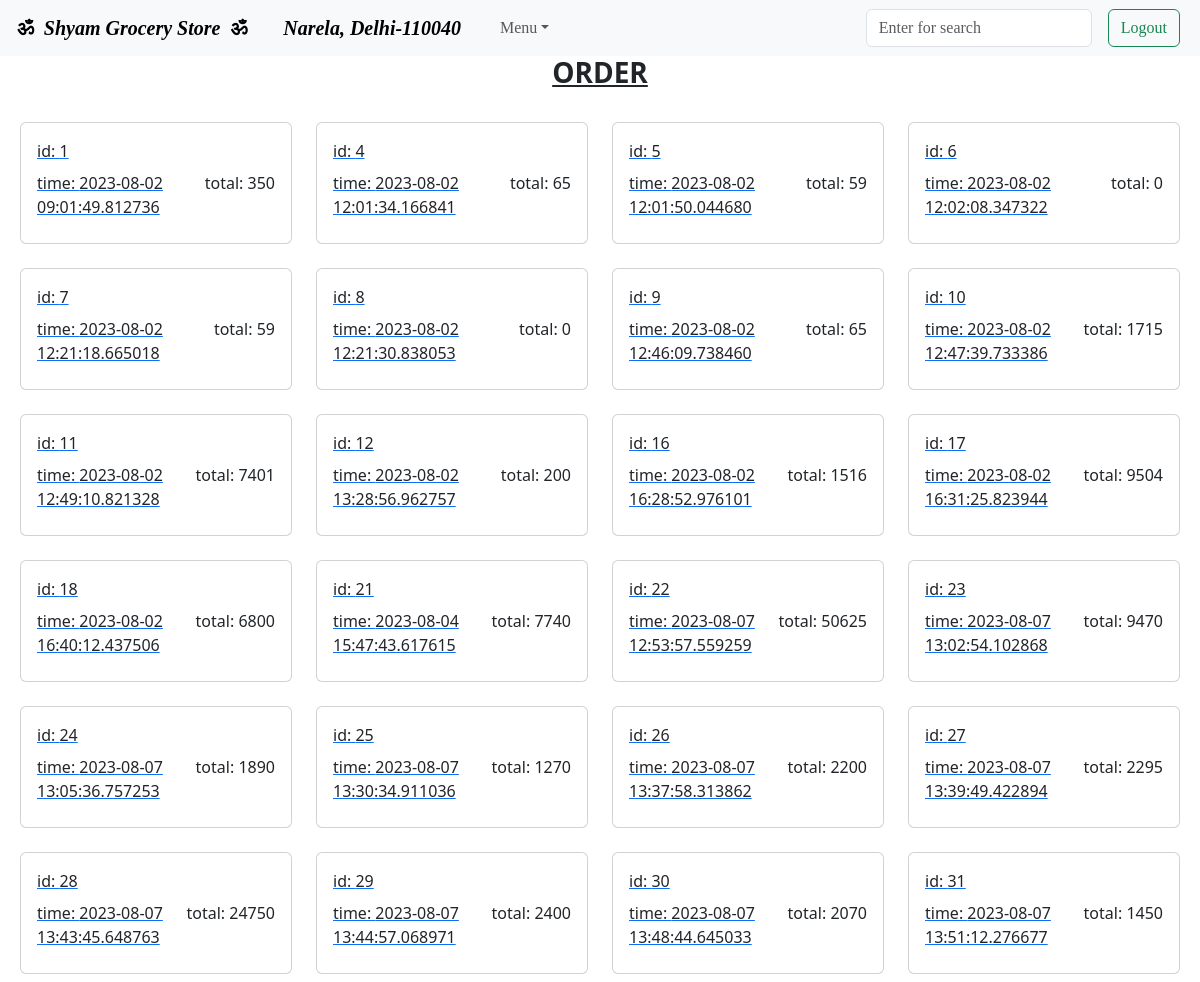
Page /order (signed in) on the earlier database version.
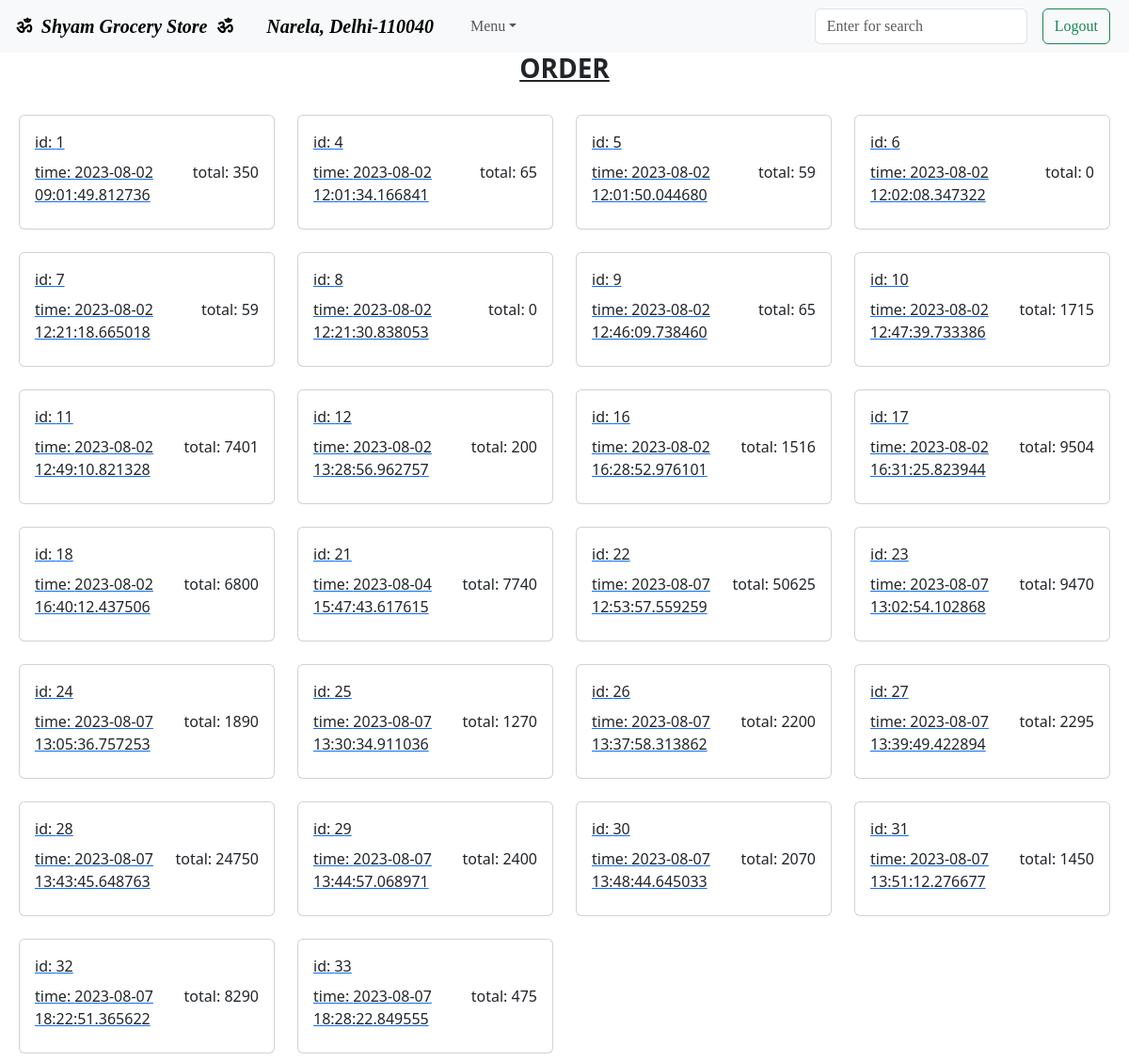
Same page on the later database version.
### model.py (models this page shows)
class Order(db.Model):
    __tablename__="order"
    id = db.Column('id', db.Integer, primary_key=True)
    user_id = db.Column(db.Integer)
    order_total = db.Column(db.Integer)
    order_time = db.Column(db.DateTime, nullable=False, default = datetime.utcnow)

### controller.py (the view)
@app.route("/order")
def order():
    if "user_id" in session:
        all_orders = Order.query.filter_by(user_id=session["user_id"])
        list_of_all_orders = [detail for detail in all_orders]
        return render_template("order.html", all_orders=list_of_all_orders)
    else:
        return redirect("/sign-in")

### templates/order.html
{% extends "base.html" %}
    {% block main %}
        <h3><center><b><u>ORDER</u></b></center></h3>
        <div class="row row-cols-1 row-cols-md-4 g-4 my-2 mx-2">
            {% for order in all_orders %}
                    <div class="col" id="mv">
                    <a href="/order_details/{{order.id}}">
                    <div class="card">
                        <div class="card-body">
                        <p class="card-title">id: {{order.id}}</p>
                        <p class="card-title" style="float:right;">total: {{order.order_total}}</p>
                        <p class="card-title">time: {{order.order_time}}</p>
                        </div>
                    </div>
                    </a>
                    </div>
            {% endfor %}
        </div>
    {% endblock %}

### templates/base.html (shortened to what this page needs)
<!doctype html>
<html lang="en">
  <head>
    <link href="https://cdn.jsdelivr.net/npm/bootstrap@5.3.0/dist/css/bootstrap.min.css" rel="stylesheet">
  </head>
  <body>
    <nav class="navbar navbar-expand-lg bg-body-tertiary">
        <div class="container-fluid" style="font-family:Algerian;">
          {% if flag %}
          <a href="/cms" class="navbar-brand"><b>&nbsp;&#x0950;&nbsp;&nbsp;<i>Shyam Grocery Store</i>&nbsp;&nbsp;&#x0950;&nbsp;</b></a>
          <a href="/cms" class="navbar-brand"><b>&nbsp;&nbsp;&nbsp;<i>Narela, Delhi-110040</i>&nbsp;&nbsp;&nbsp;</b></a>
          {% else %}
          <a href="/" class="navbar-brand"><b>&nbsp;&#x0950;&nbsp;&nbsp;<i>Shyam Grocery Store</i>&nbsp;&nbsp;&#x0950;&nbsp;</b></a>
          <a href="/" class="navbar-brand"><b>&nbsp;&nbsp;&nbsp;<i>Narela, Delhi-110040</i>&nbsp;&nbsp;&nbsp;</b></a>
          {% endif %}
          <div class="collapse navbar-collapse" id="navbarSupportedContent">
            <ul class="navbar-nav me-auto mb-2 mb-lg-0">
              <li class="nav-item dropdown">
                <a class="nav-link dropdown-toggle" role="button" data-bs-toggle="dropdown" aria-expanded="false">Menu</a>
              </li>
            </ul>
            {% if flag %}
            <form class="d-flex" role="search" action="/admin_search" method="GET">
              <input class="form-control me-2" type="text" name="query" placeholder="Enter for search" aria-label="Search">
              <button class="btn btn-outline-success" type="submit" hidden>Search</button>
            </form>
            {% else %}
            <form class="d-flex" role="search" action="/search" method="GET">
              <input class="form-control me-2" type="text" name="query" placeholder="Enter for search" aria-label="Search">
            </form>
            {% endif %}
            {% if flag %}
            <form class="d-flex mx-2" role="search" action="/admin_logout" method="POST">
              <button class="btn btn-outline-success" type="submit">Logout</button>
            </form>
            {% else %}
            <form class="d-flex mx-2" role="search" action="/logout" method="POST">
              <button class="btn btn-outline-success" type="submit">Logout</button>
            </form>
            {% endif %}
          </div>
        </div>
      </nav>
      {% block main %}
      {%  endblock %}
  </body>
</html>

Differences in the rows shown:
added Order: id "32", order_total "8290", order_time "2023-08-07 18:22:51.365622"
added Order: id "33", order_total "475", order_time "2023-08-07 18:28:22.849555"
